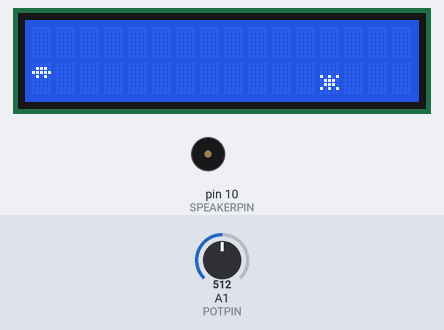
This sketch was run on a simulated Arduino Uno, built with avr-gcc and run on an emulated ATmega328P. On the bench: 16×2 character LCD, buzzer (waves = sounding). The inputs (shaded band) are chosen by the test bench; at power-on: A1 (POTPIN) = 512. Random numbers use the default seed unless the sketch sets one.

Above: at 3.2 s.
3.3 s: A1 (POTPIN) set to 493
At 3.74 s:
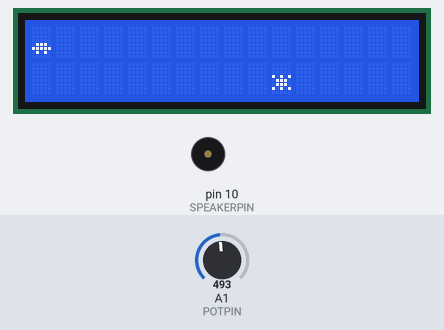
5.9 s: A1 (POTPIN) set to 716
At 6.67 s:
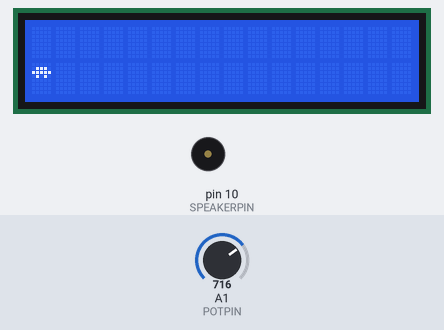
At 8.1 s:
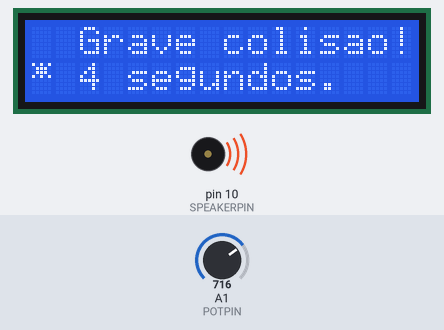
Timing chart, 0 to 9.6 s (numbered marks = the images above; inputs shaded):
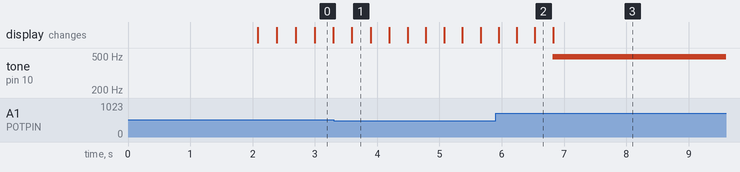

Measured:
- the behaviour switches between 512 and 511 on A1 (POTPIN) (found by bisection; images 0 and 1)

The sketch:

gameCarros.ino
```cpp
// Projeto 38 -  Jogo dos caminhões com LCD 16X2

// Declarando a biblioteca para comunicação com o LCD.
#include <LiquidCrystal.h>

LiquidCrystal lcd(9, 8, 5, 4, 3, 2); // Declarando os pinos a serem usados.
const int POTPIN = 1;  // Potenciometro no pino A1 do Arduino

// Precisamos girar todo o potenciometro para o carrinho subir e...
//descer no visor do LCD.
const int MAXPOT = 1024;

// Declara o pino digital 10 para acionar o Speaker.
const int SPEAKERPIN = 10;

// Um pino analogico que não esta conectado a nada.
const int RANDSEEDPIN = 0;

// Inicia devagar e a cada milisegundos vai aumetando a velocidade...
const int MINSTEPDURATION = 150;

// Até chegar ao máximo de sua velocidade.
const int MAXSTEPDURATION = 300;
const int NGLYPHS = 6;
byte glyphs[NGLYPHS][8] = {  // Iremos criar os carros e caminhões...

  // Imagem carro para cima.
  { B00000,
    B01110,
    B11111,
    B01010,
    B00000,
    B00000,
    B00000,
    B00000}

  // Imagem carro para baixo.
  ,{B00000,
    B00000,
    B00000,
    B00000,
    B01110,
    B11111,
    B01010,
    B00000}

  // Imagem do caminhão para cima.
  ,{B00000,
    B11110,
    B11111,
    B01010,
    B00000,
    B00000,
    B00000,
    B00000}

  // Imagem do caminhão para baixo.
  ,{B00000,
    B00000,
    B00000,
    B00000,
    B11110,
    B11111,
    B01010,
    B00000}

  // Imagem de batida para cima.
  ,{B10101,
    B01110,
    B01110,
    B10101,
    B00000,
    B00000,
    B00000,
    B00000}

  // Imagem de batida para baixo.
  ,{B00000,
    B00000,
    B00000,
    B10101,
    B01110,
    B01110,
    B10101,
    B00000}

};

const int NCARPOSITIONS = 4;

const char BLANK=32;

char car2glyphs[NCARPOSITIONS][2] = {

  {1,BLANK},{2,BLANK},{BLANK,1},{BLANK,2}

};

char truck2glyphs[NCARPOSITIONS][2] = {

  {3,BLANK},{4,BLANK},{BLANK,3},{BLANK,4}

};

char crash2glyphs[NCARPOSITIONS][2] = {

  {5,BLANK},{6,BLANK},{BLANK,5},{BLANK,6}

};

const int ROADLEN = 15; // Largura do LCD (sem contar nosso carro).

int road[ROADLEN]; // Posição dos outros carros.

char line_buff[2+ROADLEN];

int road_index;

int car_pos;

// Off-the-grid posição significa coluna vazia, então MAXROADPOS

 // Determina a probabilidade de um carro numa coluna

 // Por exemplo 3 * NCARPOSITIONS dá p = 1/3

const int MAXROADPOS = 3*NCARPOSITIONS;

int step_duration;

int crash; // Verdadeiro se haver colisão.

unsigned int crashtime;

const int CRASHSOUNDDURATION = 250;


const char *INTRO1="OlhePARAfrente";

const char *INTRO2="Tenha cuidado";

const int INTRODELAY = 2000; // Introdução com duração de dois segundos.

void setup()

{

  crash = crashtime = road_index = 0;

  step_duration = MAXSTEPDURATION;

  line_buff[1+ROADLEN] = '\0';

  randomSeed(analogRead(RANDSEEDPIN));

  for (int i=0; i<NGLYPHS; i++) {

    lcd.createChar(i+1,glyphs[i]);

  }

  for (int i=0; i<ROADLEN; i++) {

    road[i]=-1;

  }

  pinMode(SPEAKERPIN,OUTPUT);  // Define pino 10 com de saída.

  analogWrite(SPEAKERPIN,0); // Para estar no lado seguro.

  lcd.begin(16,2);  // Inicia o LCD de 16X2.

  getSteeringWheel();

  drawRoad();

  lcd.setCursor(1,0); // Na primeira coluna e linha 0...

  lcd.print(INTRO1);  // Imprima "CaminhoeAfrente".

  lcd.setCursor(1,1); // Na primeira coluna linha 1...

  lcd.print(INTRO2); // Imprima "Tenha cuidado".

  delay(INTRODELAY); // Aguarda 2 segundos antes de começar o jogo.

}

void loop() {

  unsigned long now = millis()-INTRODELAY;

  if (!crash) {

    getSteeringWheel();

    crash = (car_pos==road[road_index]);

  }

  if (crash) {

    if (!crashtime) {

      crashtime=now;

      drawRoad();

      lcd.setCursor(2,0); // Na coluna 2 lina 0...

      lcd.print("Grave colisao!!"); // Imprima "Grave colisão!!".

      lcd.setCursor(2,1);

      lcd.print(now/1000);

      lcd.print(" segundos.");

    }

    if ((now-crashtime)<CRASHSOUNDDURATION) {

      analogWrite(SPEAKERPIN,random(255));

    }

    else {

      analogWrite(SPEAKERPIN,0); // Havendo colisão ouvimos um som...
	  //pelo Speaker...

    }

    delay(10); // De 10 milisegundos.

  }

  else {

    int prev_pos = road[(road_index-1)%ROADLEN];

    int this_pos = random(MAXROADPOS);

    while (abs(this_pos-prev_pos)<2) {

      this_pos = random(MAXROADPOS);

    }

    road[road_index] = this_pos;

    road_index = (road_index+1)%ROADLEN;

    drawRoad();

    delay(step_duration); // Delay de 300 milisegundos.

    if (step_duration>MINSTEPDURATION) {

      step_duration--;

    }

  }

}

void getSteeringWheel() {

  car_pos = map(analogRead(POTPIN),0,1024,0,NCARPOSITIONS);

}void drawRoad() {

  for (int i=0; i<2; i++) {

    if (crash) {

      line_buff[0]=crash2glyphs[car_pos][i];

    }

     else {

      line_buff[0]=car2glyphs[car_pos][i];

    }

  for (int j=0; j<ROADLEN; j++) {

  int pos = road[(j+road_index)%ROADLEN];

  line_buff[j+1]= pos>=0&&pos>NCARPOSITIONS?truck2glyphs[pos][i]:BLANK;

    }

    lcd.setCursor(0,i);

    lcd.print(line_buff);

  }

}
```
